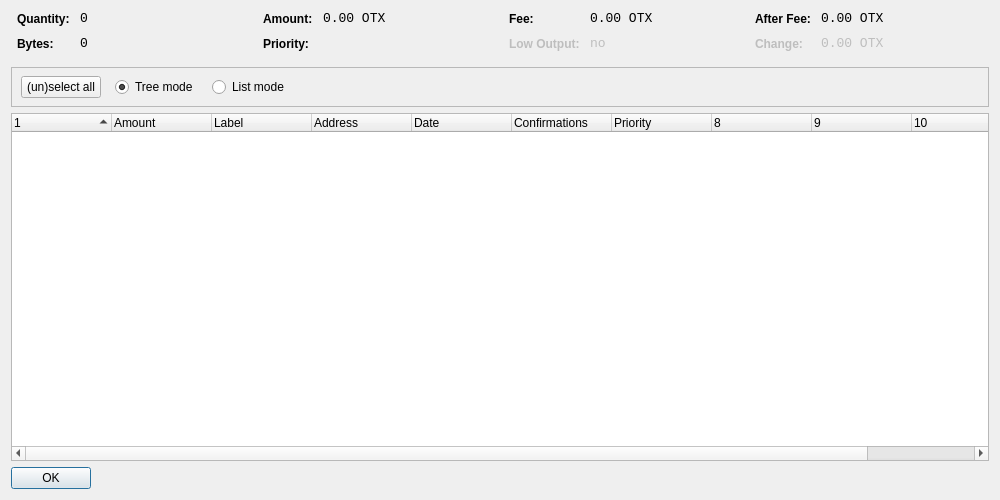
<?xml version="1.0" encoding="UTF-8"?>
<ui version="4.0">
 <class>CoinControlDialog</class>
 <widget class="QDialog" name="CoinControlDialog">
  <property name="geometry">
   <rect>
    <x>0</x>
    <y>0</y>
    <width>1000</width>
    <height>500</height>
   </rect>
  </property>
  <property name="windowTitle">
   <string>Coin Control</string>
  </property>
  <layout class="QVBoxLayout" name="verticalLayout">
   <item>
    <layout class="QHBoxLayout" name="horizontalLayoutTop" stretch="0,0,0,0">
     <property name="topMargin">
      <number>0</number>
     </property>
     <property name="bottomMargin">
      <number>10</number>
     </property>
     <item>
      <layout class="QFormLayout" name="formLayoutCoinControl1">
       <property name="horizontalSpacing">
        <number>10</number>
       </property>
       <property name="verticalSpacing">
        <number>10</number>
       </property>
       <property name="leftMargin">
        <number>6</number>
       </property>
       <property name="rightMargin">
        <number>6</number>
       </property>
       <item row="0" column="0">
        <widget class="QLabel" name="labelCoinControlQuantityText">
         <property name="styleSheet">
          <string notr="true">font-weight:bold;</string>
         </property>
         <property name="text">
          <string>Quantity:</string>
         </property>
        </widget>
       </item>
       <item row="0" column="1">
        <widget class="QLabel" name="labelCoinControlQuantity">
         <property name="font">
          <font>
           <family>Monospace</family>
           <pointsize>10</pointsize>
          </font>
         </property>
         <property name="cursor">
          <cursorShape>IBeamCursor</cursorShape>
         </property>
         <property name="contextMenuPolicy">
          <enum>Qt::ActionsContextMenu</enum>
         </property>
         <property name="text">
          <string notr="true">0</string>
         </property>
         <property name="textInteractionFlags">
          <set>Qt::LinksAccessibleByMouse|Qt::TextSelectableByKeyboard|Qt::TextSelectableByMouse</set>
         </property>
        </widget>
       </item>
       <item row="1" column="0">
        <widget class="QLabel" name="labelCoinControlBytesText">
         <property name="styleSheet">
          <string notr="true">font-weight:bold;</string>
         </property>
         <property name="text">
          <string>Bytes:</string>
         </property>
        </widget>
       </item>
       <item row="1" column="1">
        <widget class="QLabel" name="labelCoinControlBytes">
         <property name="font">
          <font>
           <family>Monospace</family>
           <pointsize>10</pointsize>
          </font>
         </property>
         <property name="cursor">
          <cursorShape>IBeamCursor</cursorShape>
         </property>
         <property name="contextMenuPolicy">
          <enum>Qt::ActionsContextMenu</enum>
         </property>
         <property name="text">
          <string notr="true">0</string>
         </property>
         <property name="textInteractionFlags">
          <set>Qt::LinksAccessibleByMouse|Qt::TextSelectableByKeyboard|Qt::TextSelectableByMouse</set>
         </property>
        </widget>
       </item>
      </layout>
     </item>
     <item>
      <layout class="QFormLayout" name="formLayoutCoinControl2">
       <property name="horizontalSpacing">
        <number>10</number>
       </property>
       <property name="verticalSpacing">
        <number>10</number>
       </property>
       <property name="leftMargin">
        <number>6</number>
       </property>
       <property name="rightMargin">
        <number>6</number>
       </property>
       <item row="0" column="0">
        <widget class="QLabel" name="labelCoinControlAmountText">
         <property name="styleSheet">
          <string notr="true">font-weight:bold;</string>
         </property>
         <property name="text">
          <string>Amount:</string>
         </property>
        </widget>
       </item>
       <item row="0" column="1">
        <widget class="QLabel" name="labelCoinControlAmount">
         <property name="font">
          <font>
           <family>Monospace</family>
           <pointsize>10</pointsize>
          </font>
         </property>
         <property name="cursor">
          <cursorShape>IBeamCursor</cursorShape>
         </property>
         <property name="contextMenuPolicy">
          <enum>Qt::ActionsContextMenu</enum>
         </property>
         <property name="text">
          <string notr="true">0.00 OTX</string>
         </property>
         <property name="textInteractionFlags">
          <set>Qt::LinksAccessibleByMouse|Qt::TextSelectableByKeyboard|Qt::TextSelectableByMouse</set>
         </property>
        </widget>
       </item>
       <item row="1" column="0">
        <widget class="QLabel" name="labelCoinControlPriorityText">
         <property name="styleSheet">
          <string notr="true">font-weight:bold;</string>
         </property>
         <property name="text">
          <string>Priority:</string>
         </property>
        </widget>
       </item>
       <item row="1" column="1">
        <widget class="QLabel" name="labelCoinControlPriority">
         <property name="font">
          <font>
           <family>Monospace</family>
           <pointsize>10</pointsize>
          </font>
         </property>
         <property name="cursor">
          <cursorShape>IBeamCursor</cursorShape>
         </property>
         <property name="contextMenuPolicy">
          <enum>Qt::ActionsContextMenu</enum>
         </property>
         <property name="text">
          <string/>
         </property>
         <property name="textInteractionFlags">
          <set>Qt::LinksAccessibleByMouse|Qt::TextSelectableByKeyboard|Qt::TextSelectableByMouse</set>
         </property>
        </widget>
       </item>
      </layout>
     </item>
     <item>
      <layout class="QFormLayout" name="formLayoutCoinControl3">
       <property name="horizontalSpacing">
        <number>10</number>
       </property>
       <property name="verticalSpacing">
        <number>10</number>
       </property>
       <property name="leftMargin">
        <number>6</number>
       </property>
       <property name="rightMargin">
        <number>6</number>
       </property>
       <item row="0" column="0">
        <widget class="QLabel" name="labelCoinControlFeeText">
         <property name="styleSheet">
          <string notr="true">font-weight:bold;</string>
         </property>
         <property name="text">
          <string>Fee:</string>
         </property>
        </widget>
       </item>
       <item row="0" column="1">
        <widget class="QLabel" name="labelCoinControlFee">
         <property name="font">
          <font>
           <family>Monospace</family>
           <pointsize>10</pointsize>
          </font>
         </property>
         <property name="cursor">
          <cursorShape>IBeamCursor</cursorShape>
         </property>
         <property name="contextMenuPolicy">
          <enum>Qt::ActionsContextMenu</enum>
         </property>
         <property name="text">
          <string notr="true">0.00 OTX</string>
         </property>
         <property name="textInteractionFlags">
          <set>Qt::LinksAccessibleByMouse|Qt::TextSelectableByKeyboard|Qt::TextSelectableByMouse</set>
         </property>
        </widget>
       </item>
       <item row="1" column="0">
        <widget class="QLabel" name="labelCoinControlLowOutputText">
         <property name="enabled">
          <bool>false</bool>
         </property>
         <property name="styleSheet">
          <string notr="true">font-weight:bold;</string>
         </property>
         <property name="text">
          <string>Low Output:</string>
         </property>
        </widget>
       </item>
       <item row="1" column="1">
        <widget class="QLabel" name="labelCoinControlLowOutput">
         <property name="enabled">
          <bool>false</bool>
         </property>
         <property name="font">
          <font>
           <family>Monospace</family>
           <pointsize>10</pointsize>
          </font>
         </property>
         <property name="cursor">
          <cursorShape>IBeamCursor</cursorShape>
         </property>
         <property name="contextMenuPolicy">
          <enum>Qt::ActionsContextMenu</enum>
         </property>
         <property name="text">
          <string notr="true">no</string>
         </property>
         <property name="textInteractionFlags">
          <set>Qt::LinksAccessibleByMouse|Qt::TextSelectableByKeyboard|Qt::TextSelectableByMouse</set>
         </property>
        </widget>
       </item>
      </layout>
     </item>
     <item>
      <layout class="QFormLayout" name="formLayoutCoinControl4">
       <property name="horizontalSpacing">
        <number>10</number>
       </property>
       <property name="verticalSpacing">
        <number>10</number>
       </property>
       <property name="leftMargin">
        <number>6</number>
       </property>
       <property name="rightMargin">
        <number>6</number>
       </property>
       <item row="0" column="0">
        <widget class="QLabel" name="labelCoinControlAfterFeeText">
         <property name="styleSheet">
          <string notr="true">font-weight:bold;</string>
         </property>
         <property name="text">
          <string>After Fee:</string>
         </property>
        </widget>
       </item>
       <item row="0" column="1">
        <widget class="QLabel" name="labelCoinControlAfterFee">
         <property name="font">
          <font>
           <family>Monospace</family>
           <pointsize>10</pointsize>
          </font>
         </property>
         <property name="cursor">
          <cursorShape>IBeamCursor</cursorShape>
         </property>
         <property name="contextMenuPolicy">
          <enum>Qt::ActionsContextMenu</enum>
         </property>
         <property name="text">
          <string notr="true">0.00 OTX</string>
         </property>
         <property name="textInteractionFlags">
          <set>Qt::LinksAccessibleByMouse|Qt::TextSelectableByKeyboard|Qt::TextSelectableByMouse</set>
         </property>
        </widget>
       </item>
       <item row="1" column="0">
        <widget class="QLabel" name="labelCoinControlChangeText">
         <property name="enabled">
          <bool>false</bool>
         </property>
         <property name="styleSheet">
          <string notr="true">font-weight:bold;</string>
         </property>
         <property name="text">
          <string>Change:</string>
         </property>
        </widget>
       </item>
       <item row="1" column="1">
        <widget class="QLabel" name="labelCoinControlChange">
         <property name="enabled">
          <bool>false</bool>
         </property>
         <property name="font">
          <font>
           <family>Monospace</family>
           <pointsize>10</pointsize>
          </font>
         </property>
         <property name="cursor">
          <cursorShape>IBeamCursor</cursorShape>
         </property>
         <property name="contextMenuPolicy">
          <enum>Qt::ActionsContextMenu</enum>
         </property>
         <property name="text">
          <string notr="true">0.00 OTX</string>
         </property>
         <property name="textInteractionFlags">
          <set>Qt::LinksAccessibleByMouse|Qt::TextSelectableByKeyboard|Qt::TextSelectableByMouse</set>
         </property>
        </widget>
       </item>
      </layout>
     </item>
    </layout>
   </item>
   <item>
    <widget class="QFrame" name="frame">
     <property name="minimumSize">
      <size>
       <width>0</width>
       <height>40</height>
      </size>
     </property>
     <property name="frameShape">
      <enum>QFrame::StyledPanel</enum>
     </property>
     <property name="frameShadow">
      <enum>QFrame::Sunken</enum>
     </property>
     <widget class="QWidget" name="horizontalLayoutWidget">
      <property name="geometry">
       <rect>
        <x>10</x>
        <y>0</y>
        <width>781</width>
        <height>41</height>
       </rect>
      </property>
      <layout class="QHBoxLayout" name="horizontalLayoutPanel" stretch="0,0,0,0,0">
       <property name="spacing">
        <number>14</number>
       </property>
       <item>
        <widget class="QPushButton" name="pushButtonSelectAll">
         <property name="sizePolicy">
          <sizepolicy hsizetype="Maximum" vsizetype="Fixed">
           <horstretch>0</horstretch>
           <verstretch>0</verstretch>
          </sizepolicy>
         </property>
         <property name="text">
          <string>(un)select all</string>
         </property>
        </widget>
       </item>
       <item>
        <widget class="QRadioButton" name="radioTreeMode">
         <property name="sizePolicy">
          <sizepolicy hsizetype="Maximum" vsizetype="Fixed">
           <horstretch>0</horstretch>
           <verstretch>0</verstretch>
          </sizepolicy>
         </property>
         <property name="text">
          <string>Tree mode</string>
         </property>
         <property name="checked">
          <bool>true</bool>
         </property>
        </widget>
       </item>
       <item>
        <widget class="QRadioButton" name="radioListMode">
         <property name="sizePolicy">
          <sizepolicy hsizetype="Maximum" vsizetype="Fixed">
           <horstretch>0</horstretch>
           <verstretch>0</verstretch>
          </sizepolicy>
         </property>
         <property name="text">
          <string>List mode</string>
         </property>
        </widget>
       </item>
       <item>
        <spacer name="horizontalSpacer">
         <property name="orientation">
          <enum>Qt::Horizontal</enum>
         </property>
         <property name="sizeHint" stdset="0">
          <size>
           <width>40</width>
           <height>20</height>
          </size>
         </property>
        </spacer>
       </item>
      </layout>
     </widget>
    </widget>
   </item>
   <item>
    <widget class="CoinControlTreeWidget" name="treeWidget">
     <property name="contextMenuPolicy">
      <enum>Qt::CustomContextMenu</enum>
     </property>
     <property name="sortingEnabled">
      <bool>false</bool>
     </property>
     <property name="columnCount">
      <number>11</number>
     </property>
     <attribute name="headerShowSortIndicator" stdset="0">
      <bool>true</bool>
     </attribute>
     <attribute name="headerStretchLastSection">
      <bool>false</bool>
     </attribute>
     <column>
      <property name="text">
       <string/>
      </property>
     </column>
     <column>
      <property name="text">
       <string>Amount</string>
      </property>
     </column>
     <column>
      <property name="text">
       <string>Label</string>
      </property>
     </column>
     <column>
      <property name="text">
       <string>Address</string>
      </property>
     </column>
     <column>
      <property name="text">
       <string>Date</string>
      </property>
     </column>
     <column>
      <property name="text">
       <string>Confirmations</string>
      </property>
      <property name="toolTip">
       <string>Confirmed</string>
      </property>
     </column>
     <column>
      <property name="text">
       <string>Priority</string>
      </property>
     </column>
     <column>
      <property name="text">
       <string/>
      </property>
     </column>
     <column>
      <property name="text">
       <string/>
      </property>
     </column>
     <column>
      <property name="text">
       <string/>
      </property>
     </column>
     <column>
      <property name="text">
       <string/>
      </property>
     </column>
    </widget>
   </item>
   <item>
    <widget class="QDialogButtonBox" name="buttonBox">
     <property name="sizePolicy">
      <sizepolicy hsizetype="Maximum" vsizetype="Fixed">
       <horstretch>0</horstretch>
       <verstretch>0</verstretch>
      </sizepolicy>
     </property>
     <property name="orientation">
      <enum>Qt::Horizontal</enum>
     </property>
     <property name="standardButtons">
      <set>QDialogButtonBox::Ok</set>
     </property>
    </widget>
   </item>
  </layout>
 </widget>
 <customwidgets>
  <customwidget>
   <class>CoinControlTreeWidget</class>
   <extends>QTreeWidget</extends>
   <header>coincontroltreewidget.h</header>
  </customwidget>
 </customwidgets>
 <resources/>
 <connections/>
</ui>
